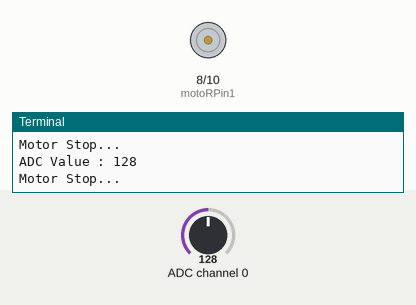
A program run on a simulated Raspberry Pi (header pin numbers). On the bench: motor-driver pin pairs drawn as motors (green arrow = first pin HIGH = forward, orange = second pin HIGH = backward, longer = more drive), the last lines printed to the terminal. The inputs (shaded band) are chosen by the test bench; at power-on: ADC channel 0 = 128 (analog values on the 0–255 scale).

Above: at 1.2 s.
1.3 s: ADC channel 0 set to 178
At 1.7 s:
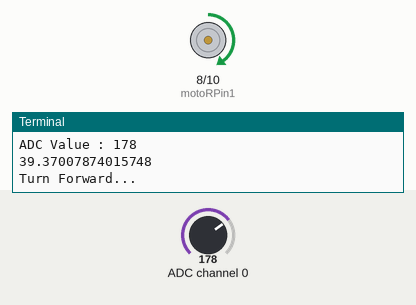
2.8 s: ADC channel 0 set to 127
At 3.4 s:
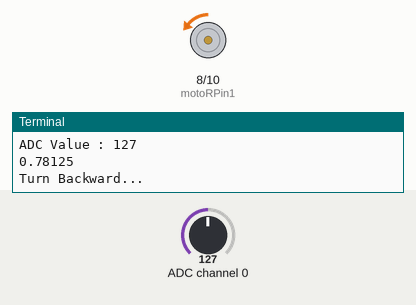
4.3 s: ADC channel 0 set to 76
At 5.5 s:
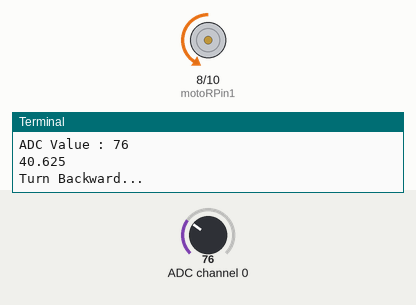
5.8 s: ADC channel 0 set to 30
At 7.0 s:
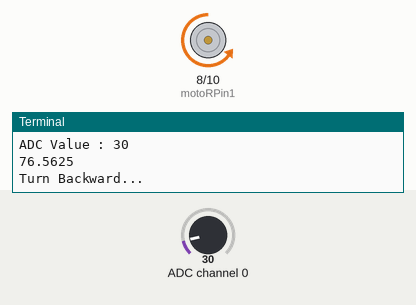
7.3 s: ADC channel 0 set to 224
At 8.2 s:
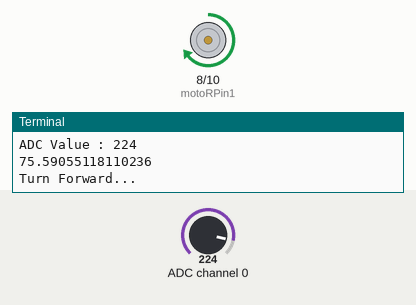
Timing chart, 0 to 9.8 s (numbered marks = the images above; inputs shaded):
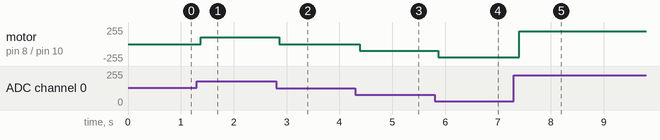

The program:

Motor.py
```python
#!/usr/bin/env python3
#############################################################################
# Filename    : Motor.py
# Description : Control Motor with L293D
# Author      : www.freenove.com
# modification: 2021/1/1
########################################################################
import RPi.GPIO as GPIO
import time
from ADCDevice import *

# define the pins connected to L293D
motoRPin1 = 8
motoRPin2 = 10
adc = ADCDevice(0x48) # Define an ADCDevice class object

def setup():
    global adc
    if(adc.detectI2C(0x48)): # Detect the pcf8591.
        adc = ADS7830(0x48)
    else:
        print("No correct I2C address found, \n"
        "Please use command 'i2cdetect -y 1' to check the I2C address! \n"
        "Program Exit. \n");
        exit(-1)
    global p1
    global p2
    GPIO.setmode(GPIO.BOARD)
    GPIO.setup(motoRPin1,GPIO.OUT)   # set pins to OUTPUT mode
    GPIO.setup(motoRPin2,GPIO.OUT)

    p1 = GPIO.PWM(motoRPin1,1000) # creat PWM and set Frequence to 1KHz
    p1.start(0)
    p2 = GPIO.PWM(motoRPin2,1000) # creat PWM and set Frequence to 1KHz
    p2.start(0)

# mapNUM function: map the value from a range of mapping to another range.
def mapNUM(value,fromLow,fromHigh,toLow,toHigh):
    return (toHigh-toLow)*(value-fromLow) / (fromHigh-fromLow) + toLow

# motor function: determine the direction and speed of the motor according to the input ADC value input
def motor(ADC):
    value = ADC -128

    if (value > 0):  # make motor turn forward
        print(abs(value)*100/127)
        p1.ChangeDutyCycle(abs(value)*100/127)
        p2.ChangeDutyCycle(0)
        print ('Turn Forward...')
    elif (value < 0): # make motor turn backward
        print(abs(value)*100/128)
        p1.ChangeDutyCycle(0)
        p2.ChangeDutyCycle(abs(value)*100/128)
        print ('Turn Backward...')
    else :
        p1.ChangeDutyCycle(0)
        p2.ChangeDutyCycle(0)
        print ('Motor Stop...')

def loop():
    while True:
        value = adc.analogRead(2) # read ADC value of channel 0
        print ('ADC Value : %d'%(value))
        motor(value)
        time.sleep(0.05)

def destroy():
    GPIO.cleanup()

if __name__ == '__main__':  # Program entrance
    print ('Program is starting ... ')
    setup()
    try:
        loop()
    except KeyboardInterrupt: # Press ctrl-c to end the program.
        destroy()
```

ADCDevice.py
```python
#!/usr/bin/env python3
########################################################################
# Filename    : ADCDevice.py
# Description : Freenove ADC Module library.
# Author      : www.freenove.com
# modification: 2020/04/21
########################################################################

import smbus

class ADCDevice(object):
    def __init__(self,addr):
        self.cmd = 0
        self.address = addr
        self.bus=smbus.SMBus(1)
        # print("ADCDevice init")

    def detectI2C(self,addr):
        try:
            self.bus.write_byte(addr,0)
            print("Found device in address 0x%x"%(addr))
            return True
        except:
            print("Not found device in address 0x%x"%(addr))
            return False

    def close(self):
        self.bus.close()

class PCF8591(ADCDevice):
    def __init__(self,addr):
        super(PCF8591, self).__init__(addr)
        self.cmd = 0x40     # The default command for PCF8591 is 0x40.
        self.address = addr # 0x48 is the default i2c address for PCF8591 Module.

    def analogRead(self, chn): # PCF8591 has 4 ADC input pins, chn:0,1,2,3
        value = self.bus.read_byte_data(self.address, self.cmd+chn)
        value = self.bus.read_byte_data(self.address, self.cmd+chn)
        return value

    def analogWrite(self,value): # write DAC value
        self.bus.write_byte_data(address,cmd,value)

class ADS7830(ADCDevice):
    def __init__(self,addr):
        super(ADS7830, self).__init__(addr)
        self.cmd = 0x84
        self.address = addr # 0x4b is the default i2c address for ADS7830 Module.

    def analogRead(self, chn): # ADS7830 has 8 ADC input pins, chn:0,1,2,3,4,5,6,7
        value = self.bus.read_byte_data(self.address, self.cmd|(((chn<<2 | chn>>1)&0x07)<<4))
        return value
```

Measured:
- after the input at 1.3 s, motor on pin 8 (motoRPin1) / pin 10 (motoRPin2): stopped → forward 100/255 after 0.08 s
- after the input at 2.8 s, motor on pin 8 (motoRPin1) / pin 10 (motoRPin2): forward 100/255 → backward 2/255 after 0.06 s
- after the input at 4.3 s, motor on pin 8 (motoRPin1) / pin 10 (motoRPin2): backward 2/255 → backward 104/255 after 0.09 s
- after the input at 5.8 s, motor on pin 8 (motoRPin1) / pin 10 (motoRPin2): backward 104/255 → backward 195/255 after 0.07 s
- after the input at 7.3 s, motor on pin 8 (motoRPin1) / pin 10 (motoRPin2): backward 195/255 → forward 193/255 after 0.10 s
